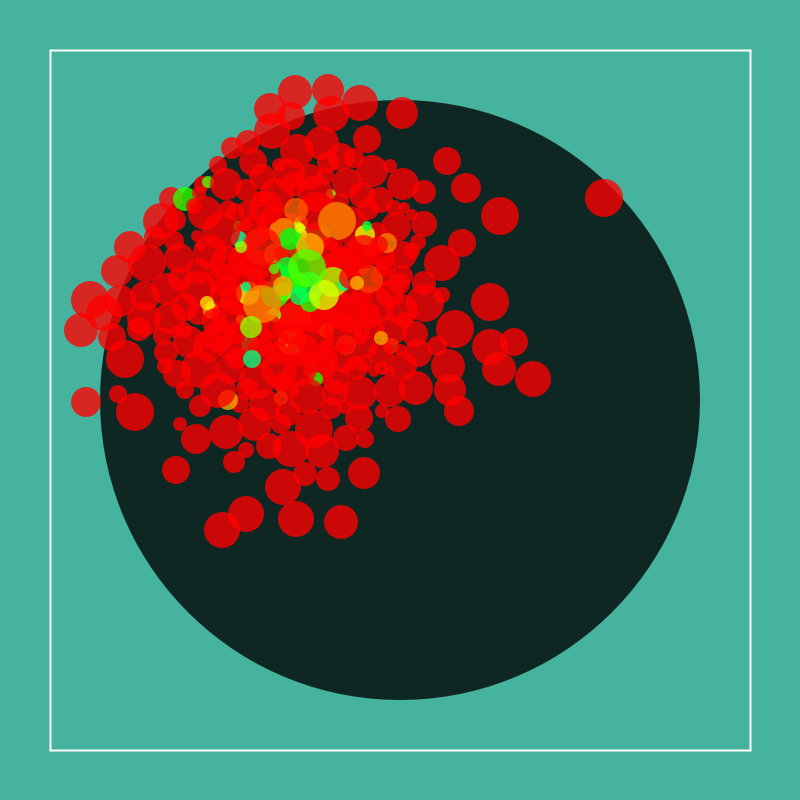
Frame 1 (no input)
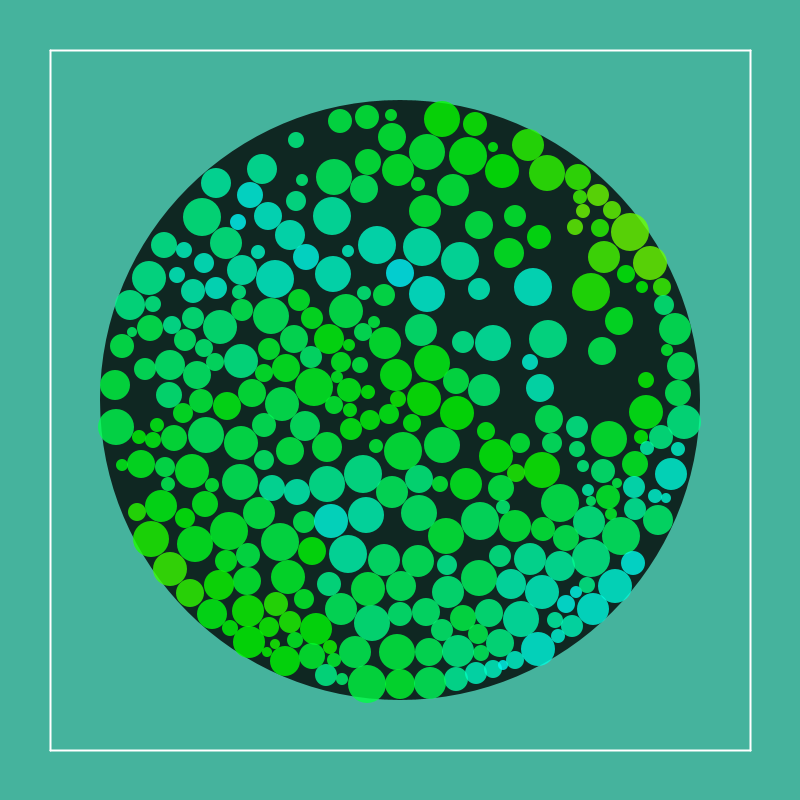
Frame 60 (the mouse pressed at the canvas centre just before this capture)
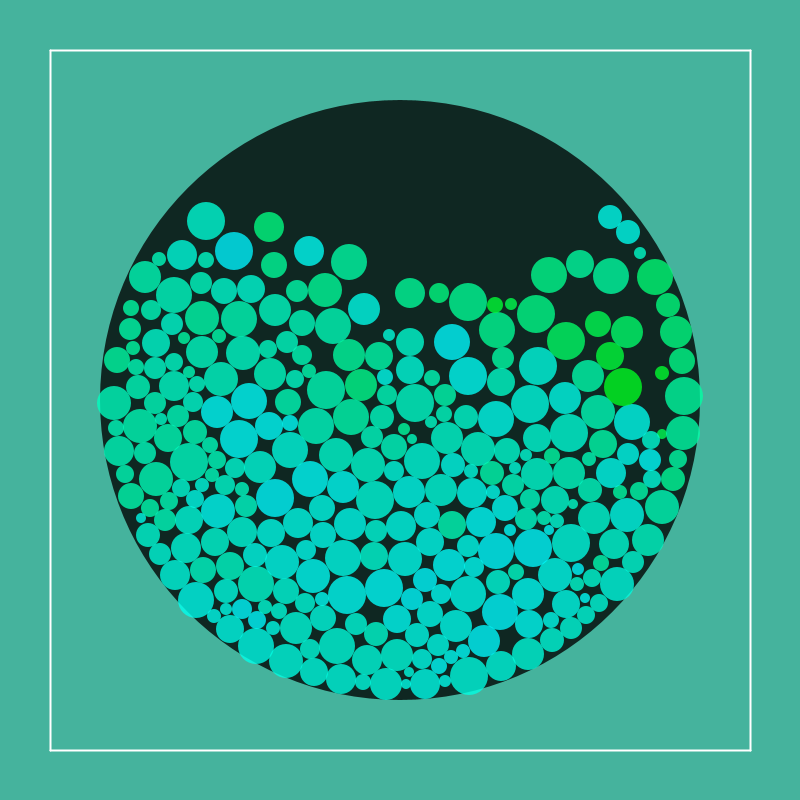
Frame 120 (the mouse held since frame 60 and released just before this capture)

The Processing sketch that drew these frames (run headless with seeded random() and noise(); from frame 60 on, the mouse is pressed at the canvas centre):

// Processing sketch: fisica_verlet_2
// ── fisica_verlet_2.pde
int max=300;
int timestep=10;
int cyinf=750;
int cder=750;
particle[]ball=new particle[max];

void setup() {
  size(800, 800);
  rectMode(CENTER);
  
  for (int i=0; i<max; i++) {
    ball[i]=new particle(random(200,400), random(200,400), (int)random(5,20));//(int)random(5,20));
    ball[i].gravity(0.1);
  }
  ball[0].x=400;
  ball[0].y=400;
  ball[0].r=300;
}

void draw() {
  backframe();
  ball[0].refresh(0);
  for (int j=0; j< timestep/1; j++) {
    stepDraw();
  }
  
  for (int i=1; i<max; i++) {
    ball[i].refresh();
  }
}

void stepDraw() {
  ball[0].x=400;
  ball[0].y=400;
  for (int i=1; i<max; i++) {
    ball[i].interact(ball, max, 0.9, timestep);
    ball[i].rigidLink(ball[0], 300-15, 1, timestep);
  }
  for (int i=1; i<max; i++) {
    ball[i].update(timestep);
  }
  
}

void interlink(particle one, particle two, int space, float mult, float tolerance, int timestep){
  two.rigidLink(one, space, tolerance, timestep);
  one.rigidLink(two, space, tolerance, timestep);
}




void backframe() {
  colorMode(RGB);
  background(69, 179, 157 );
  strokeWeight(2);
  stroke(255);

  line(50, 50, 50, cyinf);
  line(50, 50, cder, 50);
  line(50, cyinf, cder, cyinf);
  line(cder, 50, cder, cyinf);
  noStroke();
}

// ── particle.pde
public class particle {
  float x, y, vx, vy, ax, ay;
  int r;
  int cyinf=750;
  int cysup=50;
  int cizq=50;
  int cder=750;
  float mass=15;

  void constraint() {
    if (x>cder-r) {
      float prevx=x;
      x=cder-r;
      vx+=(x-prevx)*timestep;
    }
    if (x<cizq+r) {
      float prevx=x;
      x=cizq+r;
      vx+=(x-prevx)*timestep;
    }
    if (y>cyinf-r) {
      float prevy=y;
      y=cyinf-r;
      vy+=(y-prevy)*timestep;
    }
    if (y<cysup+r) {
      float prevy=y;
      y=cysup+r;
      vy+=(y-prevy)*timestep;
    }
  }

  float distance(particle other) {
    return sqrt(pow(this.x-other.x, 2)+pow(this.y-other.y, 2));
  }

  void allowExtensionLink(particle other, float L, float mult, float tolerance, int timestep) {
    float distance=distance(other);
    if (distance>1 && distance>L) {
      float ejeX=(this.x-other.x)/distance;
      float ejeY=(this.y-other.y)/distance;
      float delta=L-distance;

      x+=ejeX*delta*tolerance/timestep;
      y+=ejeY*delta*tolerance/timestep;

      float mag=delta*mult;
      vx+=mag*ejeX;
      vy+=mag*ejeY;

    }
  }

  void rigidLink(particle other, float L, float tolerance, int timestep) {
    float distance=abs(distance(other));
    if ( distance>L) {
      float ejeX=(this.x-other.x)/distance;
      float ejeY=(this.y-other.y)/distance;
      float delta=L-distance;

      float prevx=x;
      float prevy=y;
      x+=ejeX*delta*tolerance/timestep;
      y+=ejeY*delta*tolerance/timestep;

      vx+=(x-prevx)*timestep*tolerance; 
      vy+=(y-prevy)*timestep*tolerance; 
    }
  }


  void interact(particle[]other, int max, float tolerance, int timestep) {
    for (int i=1; i<max; i++) {
      float distance=distance(other[i]);
      if (distance<r+other[i].r && distance>1) {
        float ejeColisionX=(this.x-other[i].x)/distance;
        float ejeColisionY=(this.y-other[i].y)/distance;
        float delta=r+other[i].r-distance;

        float prevx=x;
        float prevy=y;

        x+=ejeColisionX*delta*tolerance/timestep;
        y+=ejeColisionY*delta*tolerance/timestep;

        vx+=(x-prevx)*timestep*tolerance/mass;
        vy+=(y-prevy)*timestep*tolerance/mass;
      }
    }
  }

  void gravity(float g) {
    ay=g;
  }

  void update(float step) {//steps por segundo
    step=1/step;
    vx+=ax*step;
    vy+=ay*step;
    x+=vx*step;
    y+=vy*step;
    //constraint();
  }
  void refresh() {
    colorMode(HSB, 255);
    float shade=130-(int)255*sqrt(vx*vx+vy*vy)/40;
    fill((int)shade, 255, 255, 200);
    //fill(255,200);
    ellipse((int)x, (int)y, r*2, r*2);
  }
  void refresh(color shade) {
    colorMode(RGB);
    fill(shade, 200);
    ellipse((int)x, (int)y, r*2, r*2);
  }

  public particle(float x, float y, int r) {
    this.x=x;
    this.y=y;
    this.vx=0;
    this.vy=0;
    this.ax=0;
    this.ay=0;
    this.r=r;
    mass/=r;
  }
}
